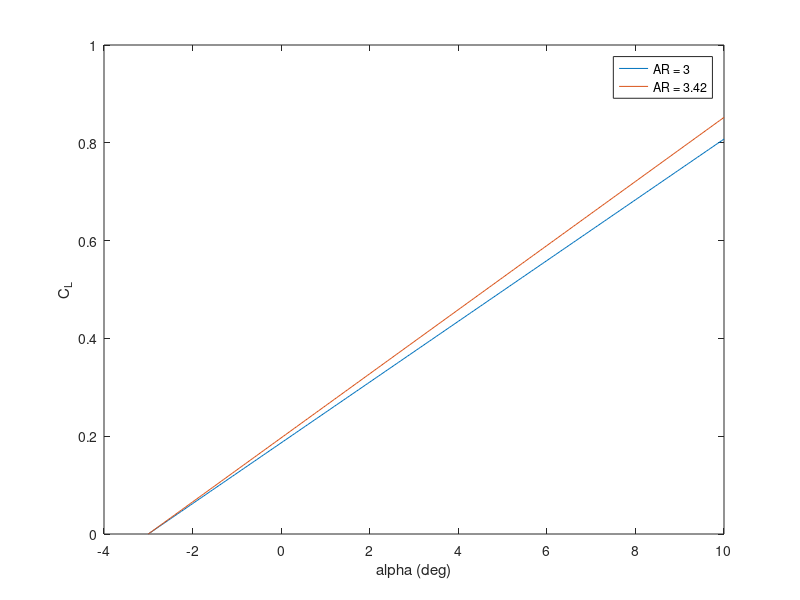
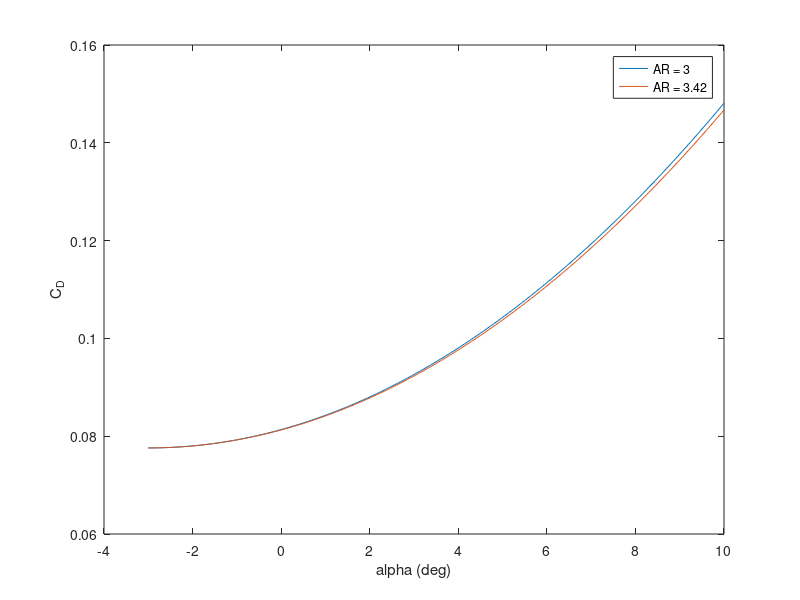
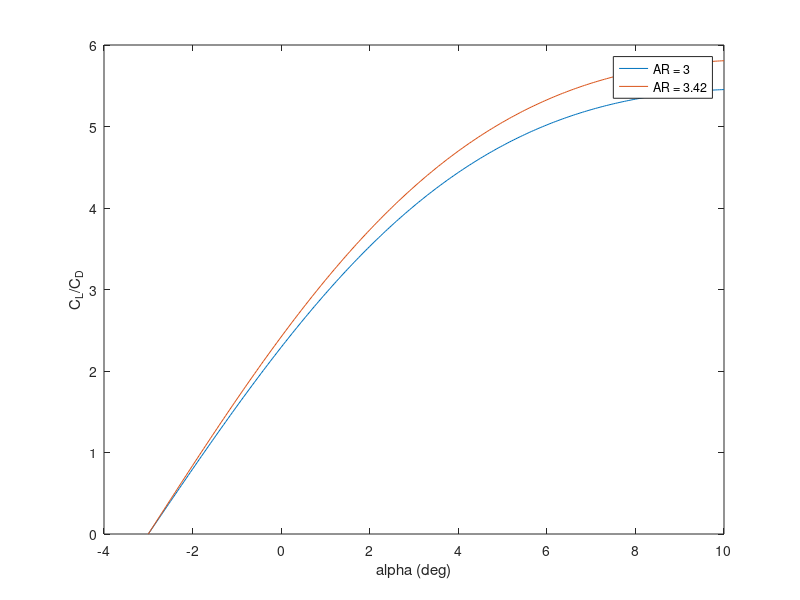
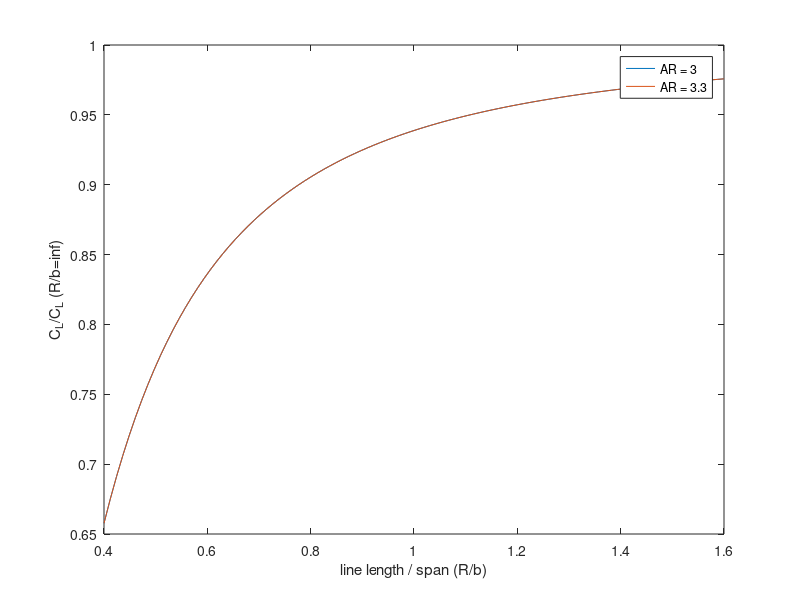

Source code (MATLAB) for these figures, in order: (Note: this script raises an error after producing the figures.)
% CLARK Y Parafoil Aerodynamic Analysis
% started 22/07/24 - Rosalind Aves
clear all; close all; clc;

% Constants and parameters
a0 = rad2deg(0.11) ; % Clark Y 11.7% lift curve slope (deg^-1)
alpha_zl = -3 * pi/180; % Zero lift angle of attack (rad)

% Aspect Ratios
AR = [3, 3.42];

% Tau and delta values for different AR
tau = [0.097, 0.108];
delta = [0.01875, 0.023];

% Calculating a0_dash and a for different AR values
a0_dash = (2 * pi .* AR) .* tanh(a0 ./ (2 * pi .* AR));
a = (pi .* AR .* a0_dash) ./ ((pi .* AR + a0_dash .* (1 + tau)));

% Angle of attack range
alpha = [-3:0.05:10] .* pi/180;

% Lift coefficient calculation
for i = 1:length(a)
    C_L(:,i) = a(i) .* (alpha - alpha_zl);
    C_Ldes(i) = a(i) .* (5*pi/180 - alpha_zl);
end

% Plotting C_L vs alpha
figure();
plot(alpha .* 180/pi, C_L(:,1));
hold on
plot(alpha .* 180/pi, C_L(:,2));
xlabel('alpha (deg)');
ylabel('C_L');
legend('AR = 3', 'AR = 3.42');
hold off

% Drag coefficient calculation
C_D0 = 0.015 + 0.004 + 0.5 * 0.117 + 0.0001;
for i = 1:length(delta)
    C_D(:,i) = C_D0 + (C_L(:,i).^2 .* (1 + delta(i))) ./ (pi * AR(i));
    C_Ddes(i) = C_D0 + (C_Ldes(i).^2 .* (1 + delta(i))) ./ (pi * AR(i));
end

% Plotting C_D vs alpha
figure();
plot(alpha .* 180/pi, C_D(:,1));
hold on
plot(alpha .* 180/pi, C_D(:,2));
xlabel('alpha (deg)');
ylabel('C_D');
legend('AR = 3', 'AR = 3.42');
hold off

% Plotting C_L/C_D vs alpha
figure();
plot(alpha .* 180/pi, C_L(:,1) ./ C_D(:,1));
hold on
plot(alpha .* 180/pi, C_L(:,2) ./ C_D(:,2));
xlabel('alpha (deg)');
ylabel('C_L/C_D');
legend('AR = 3', 'AR = 3.42');
hold off

% Span and line length ratio calculations
b = 1.27; % Span (m)
R_b = linspace(0.4, 1.6, 100);
R = b .* R_b;
R_des = 1.2;
beta = b ./ (4 .* R);
beta_des = b./(4*R_des);
alpha_des = 5 * pi/180;

for i = 1:length(a)
    C_L2(:,i) = a(i) .* (alpha_des - alpha_zl) .* cos(beta).^2;
    C_L3(:,i) = a(i) .* (alpha - alpha_zl) .* cos(beta_des).^2;
    C_L2des(:,i) = a(i) .* (alpha_des - alpha_zl) .* cos(beta_des).^2;
end

% Plotting C_L2/C_L vs R/b
figure();
plot(R_b, C_L2(:,1) ./ C_Ldes(1));
hold on
plot(R_b, C_L2(:,2) ./ C_Ldes(2));
xlabel('line length / span (R/b)');
ylabel('C_L/C_L (R/b=inf)');
legend('AR = 3', 'AR = 3.3');
hold off

% Surface area and chord length calculations
S = b^2 ./ AR;
c = b ./ AR;
d = 1.5e-3; % Line diameter (m)
n = 24;
A_cube = 0.1 * 0.1; % Cubesat area (m^2)

for i = 1:length(a)
    C_Dl_des(:,i) = (n .* R .* d .* cos(alpha_des).^3) ./ S(i);
    C_Ds(:,i) = (A_cube) ./ S(i);
end

for i = 1:length(delta)
    C_D2(:,i) = C_D0 + C_Dl_des(:,i) + C_Ds(:,i) + (C_Ldes(:,i).^2 .* (1 + delta(i))) ./ (pi * AR(i));
end

% Plotting C_L2/C_D2 vs R/b
figure();
plot(R_b, C_L2(:,1) ./ C_D2(:,1));
hold on
plot(R_b, C_L2(:,2) ./ C_D2(:,2));
xlabel('line length / span (R/b)');
ylabel('C_L/C_D');
legend('AR = 3', 'AR = 3.42');
hold off

%% Design points

R_b_dp = 1.2; % Based on line lengths
alpha_dp = 2 * pi/180; % Before stall
R_dp = R_b_dp * b;
beta_dp = b / (4 * R_dp);

C_L2_dp = a(2) * (alpha_dp - alpha_zl) * cos(beta_dp)^2;
C_L_dp = a(2) * (alpha_dp - alpha_zl);

C_Dl_dp = (n * R_dp * d * cos(alpha_dp)^3) / S(2);
C_Ds_dp = (A_cube) / S(2);

C_D2_dp = C_D0 + C_Dl_dp + C_Ds_dp + (C_L_dp^2 * (1 + delta(2))) / (pi * AR(2));

gamma = atan(1 / (C_L2_dp / C_D2_dp)); % Glide angle
rho = 1.225; % Air density (kg/m^3)
Wt = (3+0.1) * 9.81; % Weight (N)
Ct = sqrt(C_L2_dp^2 + C_D2_dp^2);
V = sqrt((2 * Wt) / (rho * S(2) * Ct));
u = V * cos(gamma);
w = V * sin(gamma);

%% Rigging angle analysis

m_s = 3; % Mass (kg)
g = 9.81; % Gravity (m/s^2)
C_Mc4 = -0.08; %Cm0
mu1 = [0:1:16] .* pi/180;
alpha1 = [-3:0.05:30] .* pi/180;

for j = 1:length(mu1)
    for i = 1:length(alpha1)
        C_M(j,i) = C_Mc4 - R_dp/c(2) * (C_Ds_dp * cos(alpha1(i) + mu1(j))) - R_dp * n * R_dp * d * (cos(alpha1(i) + mu1(j))^2) / (S(2) * 2 * c(2)) - m_s * g * R_dp * sin(alpha1(i) + mu1(j) - gamma) / (0.5 * rho * V^2 * S(2) * c(2));
    end
end

% Plotting rigging angle analysis
y = zeros(size(alpha1));
x = alpha_dp * ones(size(alpha1));
figure();
plot(rad2deg(alpha1), y);
hold on
plot(x, (alpha1));
hold on
for j = 1:length(mu1)
    plot(rad2deg(alpha1), C_M(j,:));
end
xlabel('alpha (deg)');
ylabel('C_M');
legend('Zero Line', 'Design Point', 'C_M curves');
hold off


%% Lateral dynamics

C_nr = -C_D2_dp/6;
C_ncl = 0.01;

r = -C_ncl/C_nr * (2*V)/b * delta(2);
R_c = u/r;

f = asind((u*r)/g);

%% curve fitting aero coeffs

%y = C_D
% C_D(:,i) = C_D0 + (C_L(:,i).^2 .* (1 + delta(i))) ./ (pi * AR(i));
%x = alpha
alpha = [-3:0.05:10] .* pi/180;

pCD = fit(alpha', C_D(:,2),'poly1');
y1 = pCD(alpha);

%y = C_L
%x = alpha
pCL = fit(alpha', C_L(:,2),'poly1');
% y2 = polyval(pCL, alpha);

%y = C_M
%x = alpha
alpha1 = [-3:0.05:30] .* pi/180;
pCM = fit(alpha1', C_M(end,:)','poly1');
% y3 = polyval(pCM, alpha1);

% figure
% plot(alpha,C_D(:,2),'o')
% hold on
% plot(alpha,y1)
% hold off
